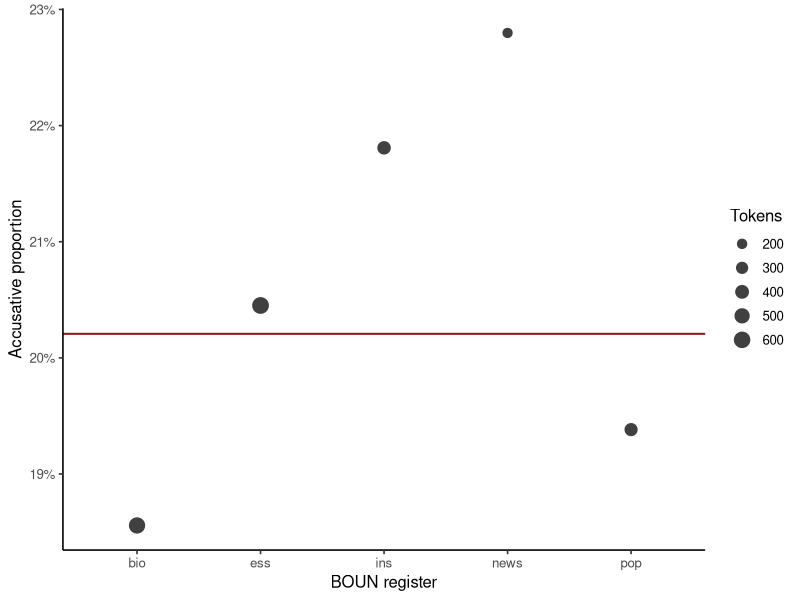

Source code (R):
## ---- chunk 1
#| label: load-ud-sequence
library(ggplot2)

pronouns <- read.csv(
  "data/ud-turkish-boun/personal-pronoun-cases.csv",
  stringsAsFactors = FALSE
)
p_hat <- mean(pronouns$accusative)
sequence_rows <- pronouns[seq_len(12L),
  c("register", "sentence_id", "form", "case", "accusative")]

sequence_probability <- prod(
  p_hat^sequence_rows$accusative *
    (1 - p_hat)^(1 - sequence_rows$accusative)
)

stopifnot(
  nrow(sequence_rows) == 12L,
  sum(sequence_rows$accusative) == 3L,
  abs(sequence_probability - 0.001081895) < 1e-9
)

sequence_rows
sequence_probability
## ---- chunk 2
#| label: register-proportions
register_summary <- do.call(rbind, lapply(
  split(pronouns, pronouns$register),
  function(x) data.frame(
    register = x$register[1],
    tokens = nrow(x),
    accusative_proportion = mean(x$accusative)
  )
))

ggplot(register_summary,
       aes(register, accusative_proportion, size = tokens)) +
  geom_hline(yintercept = p_hat, color = "#8B1A1A", linewidth = 0.7) +
  geom_point(color = "grey25") +
  scale_size_area(max_size = 5) +
  scale_y_continuous(labels = scales::label_percent(accuracy = 1)) + # dqr-allow: algorithm-setting
  labs(x = "BOUN register", y = "Accusative proportion", size = "Tokens") +
  theme_classic(base_size = 12)
